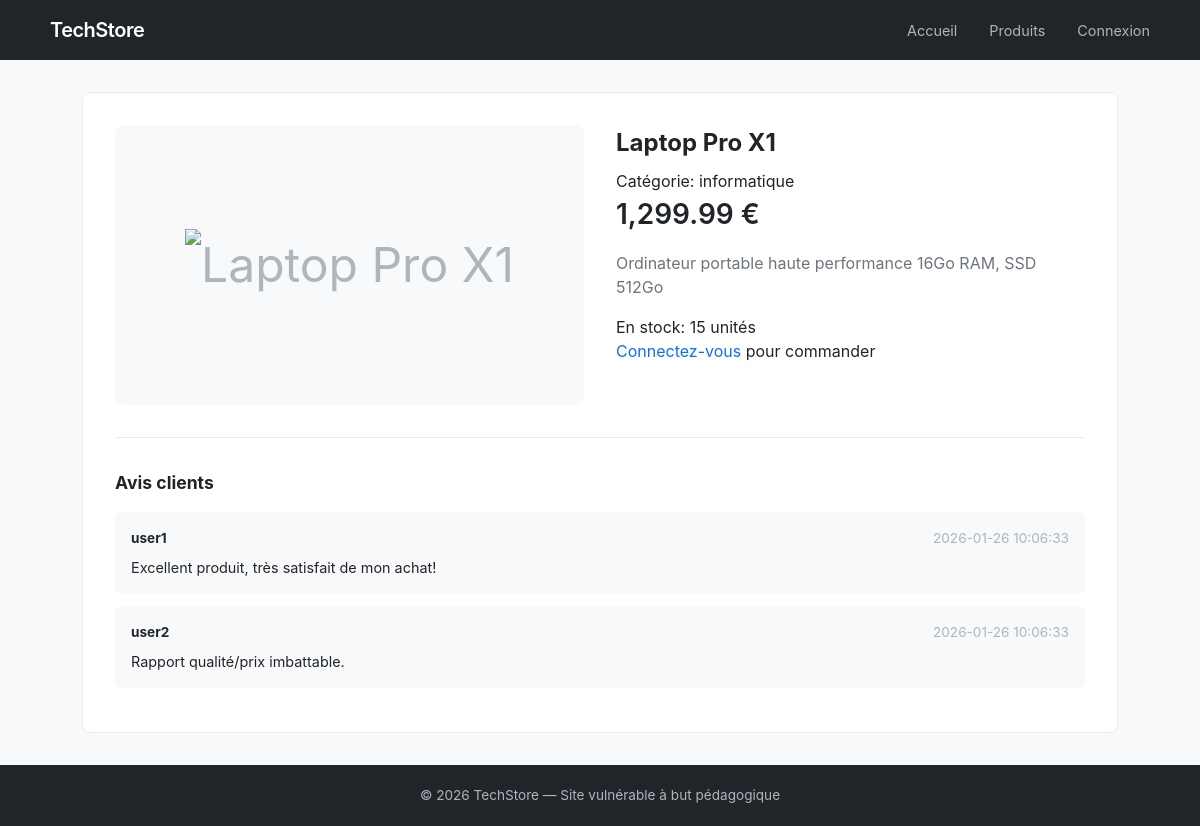
The app's page /product.php?id=1, older data.
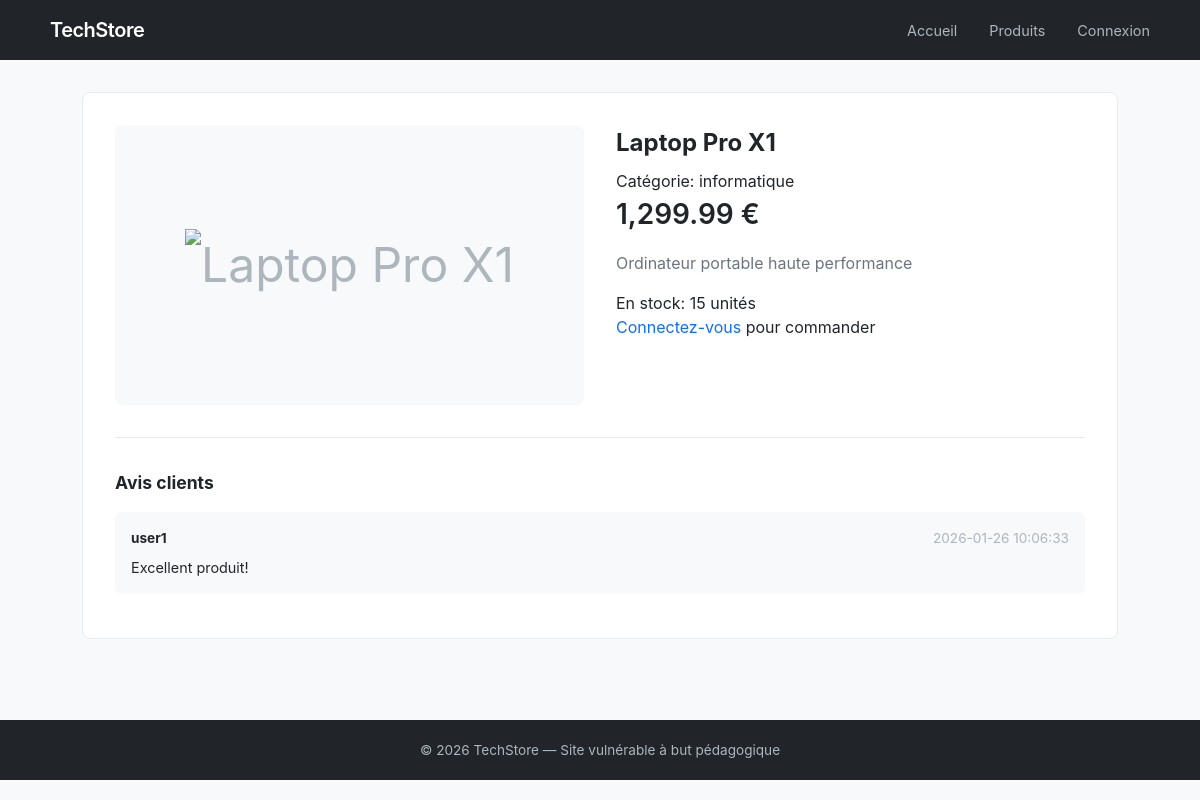
The same page, newer data.
### tables this page shows
CREATE TABLE products (
    id INT AUTO_INCREMENT PRIMARY KEY,
    name VARCHAR(100) NOT NULL,
    description TEXT,
    price DECIMAL(10,2) NOT NULL,
    stock INT DEFAULT 0,
    image VARCHAR(255),
    category VARCHAR(50)
);

CREATE TABLE comments (
    id INT AUTO_INCREMENT PRIMARY KEY,
    product_id INT,
    user_id INT,
    content TEXT,
    created_at TIMESTAMP DEFAULT CURRENT_TIMESTAMP
);

CREATE TABLE users (
    id INT AUTO_INCREMENT PRIMARY KEY,
    username VARCHAR(50) NOT NULL,
    password VARCHAR(255) NOT NULL,
    email VARCHAR(100),
    role VARCHAR(20) DEFAULT 'user',
    created_at TIMESTAMP DEFAULT CURRENT_TIMESTAMP
);

### product.php (the view, shortened to what this page needs)
<?php
require_once 'config/database.php';
$id = $_GET['id'];
$query = "SELECT * FROM products WHERE id = $id";
$result = mysqli_query($conn, $query);
$product = mysqli_fetch_assoc($result);
$comments_result = false;
if (is_numeric($_GET['id'])) {
    $comments_query = "SELECT c.*, u.username FROM comments c JOIN users u ON c.user_id = u.id WHERE c.product_id = " . intval($_GET['id']) . " ORDER BY c.created_at DESC";
    $comments_result = mysqli_query($conn, $comments_query);
}
?>
<!DOCTYPE html>
<html lang="fr">
<head>
    <link rel="stylesheet" href="assets/css/style.css">
</head>
<body>
    <header>
        <nav>
            <div class="logo"><a href="index.php">TechStore</a></div>
            <ul class="nav-links">
                <li><a href="index.php">Accueil</a></li>
                <li><a href="products.php">Produits</a></li>
                <?php if(isset($_SESSION['user_id'])): ?>
                    <li><a href="orders.php">Mes Commandes</a></li>
                    <li><a href="logout.php">Déconnexion</a></li>
                <?php else: ?>
                    <li><a href="login.php">Connexion</a></li>
                <?php endif; ?>
            </ul>
        </nav>
    </header>
    <main>
        <section class="product-detail">
            <div class="product-info">
                <div class="product-image-large">
                    <img src="assets/images/<?php echo $product['image'] ?? 'default.png'; ?>"
                         alt="<?php echo $product['name']; ?>">
                </div>
                <div class="product-details">
                    <h1><?php echo $product['name']; ?></h1>
                    <p class="category">Catégorie: <?php echo $product['category']; ?></p>
                    <p class="price"><?php echo number_format($product['price'], 2); ?> €</p>
                    <p class="description"><?php echo $product['description']; ?></p>
                    <p class="stock">En stock: <?php echo $product['stock']; ?> unités</p>
                    <?php if(isset($_SESSION['user_id'])): ?>
                    <form action="add_to_cart.php" method="POST" class="add-to-cart">
                        <input type="hidden" name="product_id" value="<?php echo $product['id']; ?>">
                        <input type="number" name="quantity" value="1" min="1" max="<?php echo $product['stock']; ?>">
                        <button type="submit" class="btn btn-primary">Ajouter au panier</button>
                    </form>
                    <?php else: ?>
                    <p><a href="login.php">Connectez-vous</a> pour commander</p>
                    <?php endif; ?>
                </div>
            </div>
            <div class="comments-section">
                <h3>Avis clients</h3>
                <div class="comments-list">
                    <?php
                    if($comments_result && mysqli_num_rows($comments_result) > 0):
                        while($comment = mysqli_fetch_assoc($comments_result)):
                    ?>
                    <div class="comment">
                        <div class="comment-header">
                            <strong><?php echo $comment['username']; ?></strong>
                            <span class="date"><?php echo $comment['created_at']; ?></span>
                        </div>
                        <div class="comment-content"><?php echo $comment['content']; ?></div>
                    </div>
                    <?php
                        endwhile;
                    else:
                    ?>
                    <p>Aucun avis pour ce produit.</p>
                    <?php endif; ?>
                </div>
            </div>
        </section>
    </main>
    <footer>
        <p>&copy; 2026 TechStore — Site vulnérable à but pédagogique</p>
    </footer>
</body>
</html>

Row changes from the older to the newer data that the page shows:
no longer on this page (row edited): comments: user.username "user2", created_at "2026-01-26 10:06:33", content "Rapport qualité/prix imbattable."
changed products "Laptop Pro X1": description "Ordinateur portable haute performance 16Go RAM, SSD 512Go" → "Ordinateur portable haute performance"
changed comments "user1": content "Excellent produit, très satisfait de mon achat!" → "Excellent produit!"
